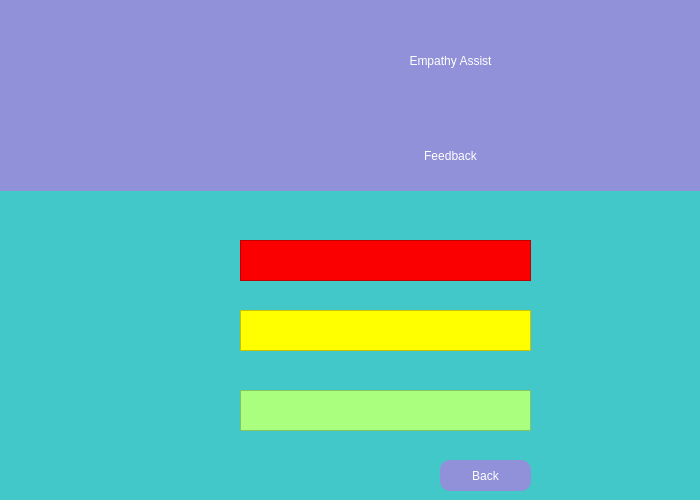
<?xml version="1.0" encoding="UTF-8"?>
<ui version="4.0">
 <class>Dialog</class>
 <widget class="QDialog" name="Dialog">
  <property name="geometry">
   <rect>
    <x>0</x>
    <y>0</y>
    <width>700</width>
    <height>500</height>
   </rect>
  </property>
  <property name="windowTitle">
   <string>Dialog</string>
  </property>
  <property name="styleSheet">
   <string notr="true">background-color:qlineargradient(spread:pad, x1:1, y1:1, x2:1, y2:1, stop:0 rgba(66, 200, 200, 255), stop:0.495 rgba(255, 255, 255, 255), stop:0.505 rgba(255, 0, 0, 255), stop:1 rgba(255, 0, 0, 255));</string>
  </property>
  <widget class="QLabel" name="label_2">
   <property name="geometry">
    <rect>
     <x>200</x>
     <y>0</y>
     <width>501</width>
     <height>121</height>
    </rect>
   </property>
   <property name="styleSheet">
    <string notr="true">background-color:qlineargradient(spread:pad, x1:1, y1:1, x2:1, y2:1, stop:0.232955 rgba(145, 145, 217, 255), stop:0.926136 rgba(0, 203, 203, 255));font: 36pt &quot;Sitka Heading&quot;;color:white;</string>
   </property>
   <property name="text">
    <string>Empathy Assist</string>
   </property>
   <property name="alignment">
    <set>Qt::AlignCenter</set>
   </property>
  </widget>
  <widget class="QLabel" name="label_3">
   <property name="geometry">
    <rect>
     <x>200</x>
     <y>120</y>
     <width>501</width>
     <height>71</height>
    </rect>
   </property>
   <property name="styleSheet">
    <string notr="true">background-color:qlineargradient(spread:pad, x1:1, y1:1, x2:1, y2:1, stop:0.232955 rgba(145, 145, 217, 255), stop:0.926136 rgba(0, 203, 203, 255));font: 22pt &quot;Sitka Heading&quot;; color:white;</string>
   </property>
   <property name="text">
    <string>Feedback</string>
   </property>
   <property name="alignment">
    <set>Qt::AlignCenter</set>
   </property>
  </widget>
  <widget class="QLabel" name="label">
   <property name="geometry">
    <rect>
     <x>0</x>
     <y>0</y>
     <width>201</width>
     <height>191</height>
    </rect>
   </property>
   <property name="styleSheet">
    <string notr="true">background-color:qlineargradient(spread:pad, x1:1, y1:1, x2:1, y2:1, stop:0.232955 rgba(145, 145, 217, 255), stop:0.926136 rgba(0, 203, 203, 255));</string>
   </property>
   <property name="text">
    <string>&lt;html&gt;&lt;head/&gt;&lt;body&gt;&lt;p&gt;&lt;img src=&quot;:/newPrefix/empathypicthree.png&quot;/&gt;&lt;/p&gt;&lt;/body&gt;&lt;/html&gt;</string>
   </property>
  </widget>
  <widget class="QLabel" name="label_4">
   <property name="geometry">
    <rect>
     <x>140</x>
     <y>230</y>
     <width>61</width>
     <height>61</height>
    </rect>
   </property>
   <property name="styleSheet">
    <string notr="true"/>
   </property>
   <property name="text">
    <string>&lt;html&gt;&lt;head/&gt;&lt;body&gt;&lt;p&gt;&lt;img src=&quot;:/one/angrytwo.png&quot;/&gt;&lt;/p&gt;&lt;/body&gt;&lt;/html&gt;</string>
   </property>
  </widget>
  <widget class="QLabel" name="label_5">
   <property name="geometry">
    <rect>
     <x>130</x>
     <y>310</y>
     <width>81</width>
     <height>51</height>
    </rect>
   </property>
   <property name="text">
    <string>&lt;html&gt;&lt;head/&gt;&lt;body&gt;&lt;p&gt;&lt;img src=&quot;:/two/np.png&quot;/&gt;&lt;/p&gt;&lt;/body&gt;&lt;/html&gt;</string>
   </property>
  </widget>
  <widget class="QLabel" name="label_6">
   <property name="geometry">
    <rect>
     <x>150</x>
     <y>390</y>
     <width>47</width>
     <height>41</height>
    </rect>
   </property>
   <property name="text">
    <string>&lt;html&gt;&lt;head/&gt;&lt;body&gt;&lt;p&gt;&lt;img src=&quot;:/newPrefix/greenishe.png&quot;/&gt;&lt;/p&gt;&lt;/body&gt;&lt;/html&gt;</string>
   </property>
  </widget>
  <widget class="QTextBrowser" name="textBrowser">
   <property name="geometry">
    <rect>
     <x>240</x>
     <y>240</y>
     <width>291</width>
     <height>41</height>
    </rect>
   </property>
   <property name="styleSheet">
    <string notr="true">background-color:rgb(250, 0, 0);</string>
   </property>
  </widget>
  <widget class="QTextBrowser" name="textBrowser_2">
   <property name="geometry">
    <rect>
     <x>240</x>
     <y>390</y>
     <width>291</width>
     <height>41</height>
    </rect>
   </property>
   <property name="styleSheet">
    <string notr="true">background-color:rgb(170, 255, 127);</string>
   </property>
  </widget>
  <widget class="QTextBrowser" name="textBrowser_3">
   <property name="geometry">
    <rect>
     <x>240</x>
     <y>310</y>
     <width>291</width>
     <height>41</height>
    </rect>
   </property>
   <property name="styleSheet">
    <string notr="true">background-color:rgb(255, 255, 0);</string>
   </property>
  </widget>
  <widget class="QPushButton" name="back">
   <property name="geometry">
    <rect>
     <x>440</x>
     <y>460</y>
     <width>91</width>
     <height>31</height>
    </rect>
   </property>
   <property name="layoutDirection">
    <enum>Qt::LeftToRight</enum>
   </property>
   <property name="styleSheet">
    <string notr="true">

QPushButton{
background-color:qlineargradient(spread:pad, x1:1, y1:1, x2:1, y2:1, stop:0.232955 rgba(145, 145, 217, 255), stop:0.926136 rgba(0, 203, 203, 255));
color:white;;font: 14pt &quot;Sitka Heading&quot;;border-radius:10px;


}
QPushButton:hover{

   background-color:#CBC3E3;
color:white;;font: 14pt &quot;Sitka Heading&quot;;border-radius:10px;

}</string>
   </property>
   <property name="text">
    <string>Back</string>
   </property>
  </widget>
 </widget>
 <resources>
  <include location="logos.qrc"/>
 </resources>
 <connections/>
</ui>
